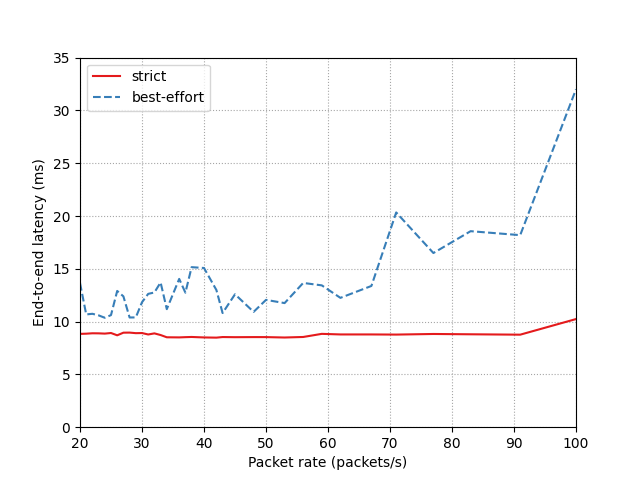

Write the Python code that produced this figure.
import pandas as pd
import numpy as np
import matplotlib.pyplot as plt
import matplotlib as mpl

import plot_utils

use_pgf = False

mpl.use("pgf")
mpl.rcParams.update(
    {
        "pgf.texsystem": "pdflatex",
        "font.family": "serif",
        "text.usetex": True,
        "pgf.rcfonts": False,
    }
)
use_pgf = True

plot_utils.set_color_map(plt, "Set1")

# Load the data
trig_sq = pd.read_csv("e2e_trig_sq.csv")
trig_bq = pd.read_csv("e2e_trig_bq.csv")

invk1_sq = pd.read_csv("e2e_invk1_sq.csv")
invk1_bq = pd.read_csv("e2e_invk1_bq.csv")

invk1_sq = invk1_sq.truncate(before=0, after=3400)

trig_bq = trig_bq.truncate(before=0, after=3400)
invk1_bq = invk1_bq.truncate(before=0, after=3400)

# Merge the data
df_sq = pd.merge(trig_sq, invk1_sq, on="id")
df_sq["e2e"] = (df_sq["ts_end"] - df_sq["ts_send"]) / 1e6

df_sq = df_sq[df_sq["interval"] > 9]

df_bq = pd.merge(trig_bq, invk1_bq, on="id")
df_bq["e2e"] = (df_bq["ts_end"] - df_bq["ts_send"]) / 1e6

df_bq = df_bq[df_bq["interval"] > 9]

df_sq["interval"] = 1000 / df_sq["interval"]
df_bq["interval"] = 1000 / df_bq["interval"]

df_sq["interval"] = df_sq["interval"].round(0)
df_bq["interval"] = df_sq["interval"].round(0)


df_sq = df_sq.groupby("interval").mean("e2e")
df_bq = df_bq.groupby("interval").mean("e2e")

df_bq.loc[df_bq["e2e"] > 100, "e2e"] = 32

df_sq.to_csv("e2e_sq.csv")
df_bq.to_csv("e2e_bq.csv")

df_sq = df_sq.sort_values(by="interval", ascending=True)
df_bq = df_bq.sort_values(by="interval", ascending=True)

plt.grid(True, which="both", ls=":", color="0.65")

# plot line chart setting x and y axis
plt.plot(df_sq["e2e"], label="strict", lw=1.5, ls="-")
plt.plot(df_bq["e2e"], label="best-effort", lw=1.5, ls="--")

plt.ylim(0, 35)
plt.xlim(20, 100)

# plt.gca().invert_xaxis()

plt.xlabel("Packet rate (packets/s)")
plt.ylabel("End-to-end latency (ms)")

plt.legend()

if use_pgf:
    plt.savefig("e2e.pgf")
else:
    plt.savefig("e2e.png")
